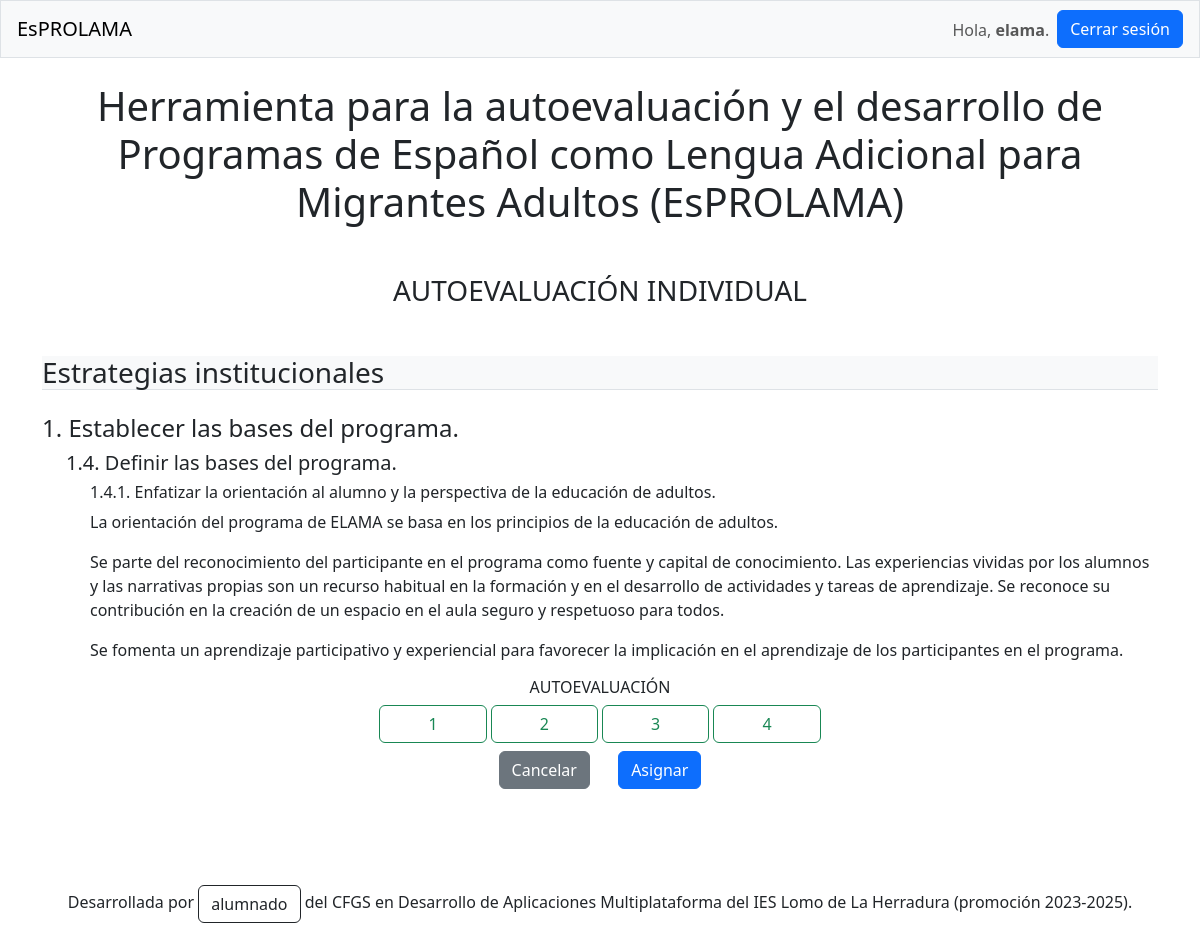
/individual/1/5/ (signed in), run on the app's committed database.
### elama/models.py (models this page shows, shortened)
class Descriptor(models.Model):
    principio = models.ForeignKey(Principio, on_delete=models.CASCADE)
    titulo = models.CharField(max_length=200)
    contenido_html = models.TextField(blank=True, null=True)
    descriptor_padre = models.ForeignKey('self', on_delete=models.CASCADE, blank=True, null=True)
    class Meta:
        verbose_name_plural = 'descriptores'

class Principio(models.Model):
    estrategia = models.ForeignKey(Estrategia, on_delete=models.CASCADE)
    titulo = models.CharField(max_length=200)

class Estrategia(models.Model):
    titulo = models.CharField(max_length=200)

### elama/views.py (the view, shortened to what this page needs)
# urls.py: path('individual/<int:id_autoevaluacion>/<int:id_descriptor>/', views.volcar_autoevaluacion, name='volcar-autoevaluacion'),
@login_required
def volcar_autoevaluacion(request, id_autoevaluacion, id_descriptor):
    autoevaluacion = Autoevaluacion.objects.get(pk=id_autoevaluacion)
    descriptor = Descriptor.objects.get(pk=id_descriptor)
    valoracion = '-1'
    existe = True
    try:
        volcado = Volcado.objects.get(autoevaluacion__id=id_autoevaluacion, descriptor__id=id_descriptor)
        valoracion = volcado.valoracion
    except ObjectDoesNotExist:
        existe = False
    if request.method != 'POST':
        if existe:
            form = VolcadoForm(instance=volcado)
        else:
            form = VolcadoForm()
    context = {'autoevaluacion': autoevaluacion, 'descriptor': descriptor, 'valoracion': int(valoracion),
               'form': form, 'valores': [i for i in range(1,5)]}
    return render(request, 'elama/volcado.html', context)

### elama/templates/elama/volcado.html (shortened to what this page needs)
{% extends "elama/base.html"  %}
{% load django_bootstrap5 %}
{% block content %}
    <h1 class="text-center">
        Herramienta para la autoevaluación y el desarrollo de Programas de Español como Lengua Adicional para
        Migrantes Adultos (EsPROLAMA)
    </h1>
    <h3 class="text-center mt-5">AUTOEVALUACIÓN INDIVIDUAL</h3>
    <h3 class="bg-light border-bottom mt-5">{{ descriptor.principio.estrategia.titulo }}</h3>
    <h4 class="mt-4">{{ descriptor.principio.titulo }}</h4>
    {% if not descriptor.descriptor_padre %}
        <h5 class="mt-2 ps-4">{{ descriptor.titulo }}</h5>
        <div class="mt-2 ps-4">{{ descriptor.contenido_html|safe}}</div>
    {% else %}
        <h5 class="mt-2 ps-4">{{ descriptor.descriptor_padre.titulo }}</h5>
        <h6 class="mt-2 ps-5">{{ descriptor.titulo }}</h6>
        <div class="mt-2 ps-5">{{ descriptor.contenido_html|safe }}</div>
    {% endif %}
    <div class="mt-2 text-center">
        <h6 class="mt-2">AUTOEVALUACIÓN</h6>
        <form action="{% url 'elama:volcar-autoevaluacion' autoevaluacion.id descriptor.id %}" method="post">
            {% for i in valores %}
                <label class="btn btn-outline-success px-5" for="id_valoracion_{{ i }}">{{ i }}</label>
            {% endfor %}
            <p>
                <a class="btn btn-secondary me-4 mt-2" href="{% url 'elama:individual' autoevaluacion.id %}">Cancelar</a>
                <button type="submit" class="btn btn-primary mt-2"
                        {% if autoevaluacion.finalizada %} disabled {% endif %}>Asignar</button>
            </p>
        </form>
    </div>
{% endblock content %}

### elama/templates/elama/base.html (shortened to what this page needs)
{% load django_bootstrap5 %}
<!DOCTYPE html>
<html lang="en">
    <head>
        {% bootstrap_css %}
    </head>
    <body>
        <nav class="navbar navbar-expand-md navbar-light bg-light px-3 mb-4 border">
            {% if user.is_authenticated %}
                <a class="navbar-brand" href="{% url 'elama:main' %}">EsPROLAMA</a>
            {% else %}
                <a class="navbar-brand" href="{% url 'elama:login' %}">EsPROLAMA</a>
            {% endif %}
            <div class="collapse navbar-collapse" id="navbarCollapse">
                <ul class="navbar-nav ms-auto">
                    {% if user.is_authenticated %}
                        <li class="nav-item mt-2">
                            <span class="navbar-text">Hola, <span style="font-weight: bold">{{ user.username }}</span>.</span>
                        </li>
                        <li class="nav-item">
                            <form action="{% url 'users:logout' %}" method="post" class="form ms-2">
                                {% bootstrap_button button_type="submit" content="Cerrar sesión" %}
                            </form>
                        </li>
                    {% endif %}
                </ul>
            </div>
        </nav>
        <main role="main" class="container">
            {% block content %} {% endblock content %}
        </main>
        <footer class="mt-5 pt-5">
            <p class="text-center">
                Desarrollada por <a class="btn btn-outline-dark" href="" data-bs-toggle="modal" data-bs-target="#equipoModal">
                alumnado</a> del CFGS en Desarrollo de Aplicaciones Multiplataforma del IES Lomo de La Herradura
                (promoción 2023-2025).
            </p>
        </footer>
    </body>
</html>

### data on the page
Descriptor: principio.estrategia.titulo "Estrategias institucionales", principio.titulo "1. Establecer las bases del programa.", descriptor_padre.titulo "1.4. Definir las bases del programa.", titulo "1.4.1. Enfatizar la orientación al alumno y la perspectiva de la educación de adultos.", contenido_html "La orientación del programa de ELAMA se basa en los principios de la educación de adultos. Se parte del reconocimiento del participante en el programa como fuente y capital de conocimiento. Las experiencias vividas por los alumnos y las narrativas propias son un recurso habitual en la formación y en el desarrollo de actividades y tareas de aprendizaje. Se reconoce su contribución en la creación de un espacio en el aula seguro y respetuoso para todos. Se fomenta un aprendizaje participativo y experiencial para favorecer la implicación en el aprendizaje de los participantes en el programa."

### other printed values
{{ user.username }} "elama"
{{ i }} "1" "2" "3" "4"
